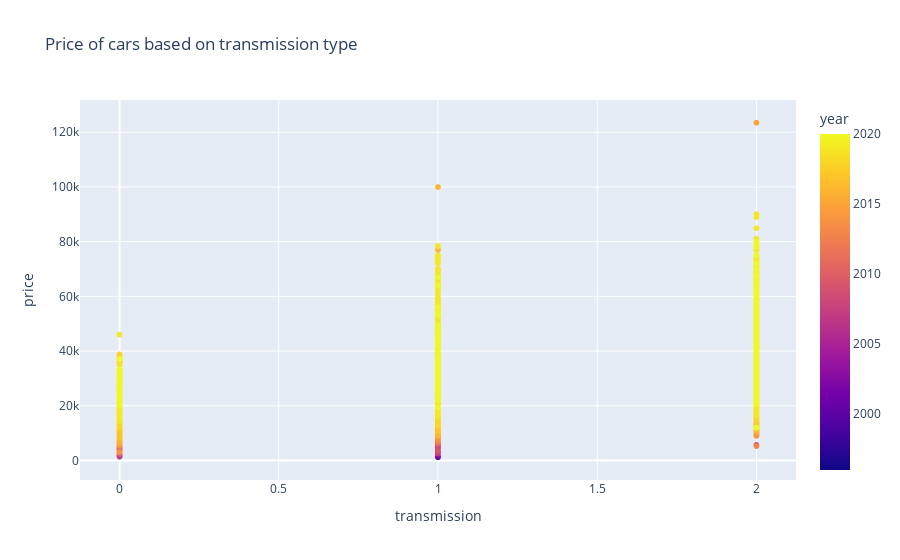

Source (notebook cell):
### Code cell
# visualizations next
fig1 = px.scatter(df, x="transmission", y="price", color="year", title="Price of cars based on transmission type")
fig1.show()

### Figure 1 — Plotly figure (JSON) as saved in the notebook; plotly's stock layout.template omitted (floating-point values rounded to 4 significant figures; data arrays with more than 128 entries replaced by an {"elided": "..."} marker saying what was removed)
{"data": [{"hovertemplate": "transmission=%{x}<br>price=%{y}<br>year=%{marker.color}<extra></extra>", "legendgroup": "", "marker": {"color": {"elided": "10781 int values"}, "coloraxis": "coloraxis", "symbol": "circle"}, "mode": "markers", "name": "", "showlegend": false, "type": "scattergl", "x": {"elided": "10781 int values"}, "xaxis": "x", "y": {"elided": "10781 int values"}, "yaxis": "y"}], "layout": {"coloraxis": {"colorbar": {"title": {"text": "year"}}, "colorscale": [[0, "#0d0887"], [0.1111, "#46039f"], [0.2222, "#7201a8"], [0.3333, "#9c179e"], [0.4444, "#bd3786"], [0.5556, "#d8576b"], [0.6667, "#ed7953"], [0.7778, "#fb9f3a"], [0.8889, "#fdca26"], [1, "#f0f921"]]}, "legend": {"tracegroupgap": 0}, "title": {"text": "Price of cars based on transmission type"}, "xaxis": {"anchor": "y", "domain": [0, 1], "title": {"text": "transmission"}}, "yaxis": {"anchor": "x", "domain": [0, 1], "title": {"text": "price"}}}}
